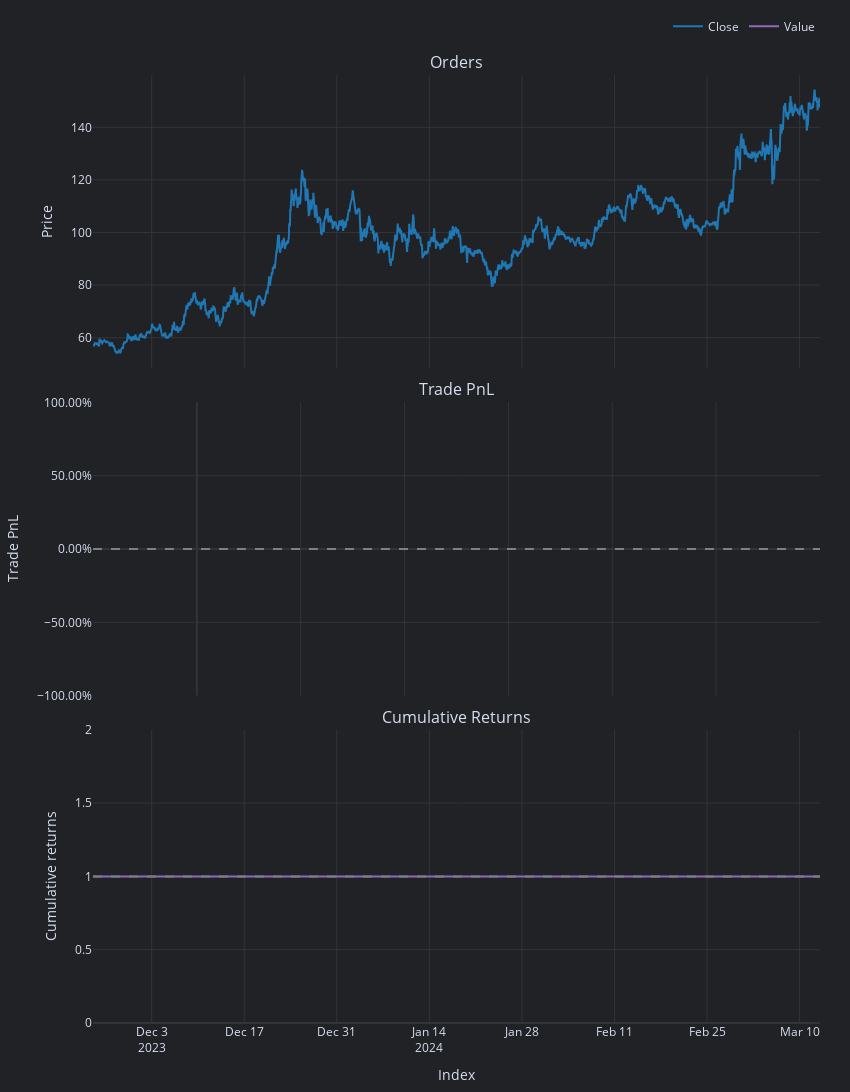

This figure's notebook cell:
### Code cell
pf.plot(settings=dict(bm_returns=False)).show()

### Figure 1 — Plotly figure (JSON) as saved in the notebook; plotly's stock layout.template omitted (floating-point values rounded to 4 significant figures; data arrays with more than 128 entries replaced by an {"elided": "..."} marker saying what was removed)
{"data": [{"legendgroup": "0", "line": {"color": "#1f77b4"}, "mode": "lines", "name": "Close", "showlegend": true, "type": "scatter", "uid": "97bb84de-c84d-4311-aa87-0839eae8ef7c", "x": {"elided": "2640 str values"}, "xaxis": "x", "y": {"elided": "2640 float values"}, "yaxis": "y"}, {"legendgroup": "1", "line": {"color": "#9467bd"}, "mode": "lines", "name": "Value", "showlegend": true, "type": "scatter", "uid": "de87a8d5-4ca6-4ac0-895c-81e80a4d27a6", "x": {"elided": "2640 str values"}, "xaxis": "x3", "y": {"elided": "2640 int values"}, "yaxis": "y3"}, {"hoverinfo": "skip", "line": {"color": "rgba(0, 0, 0, 0)", "width": 0}, "mode": "lines", "opacity": 0, "showlegend": false, "type": "scatter", "uid": "6831ed70-9cdd-401b-b641-89282414e6e8", "x": {"elided": "2640 str values"}, "xaxis": "x3", "y": {"elided": "2640 int values"}, "yaxis": "y3"}], "layout": {"annotations": [{"font": {"size": 16}, "showarrow": false, "text": "Orders", "x": 0.5, "xanchor": "center", "xref": "paper", "y": 1, "yanchor": "bottom", "yref": "paper"}, {"font": {"size": 16}, "showarrow": false, "text": "Trade PnL", "x": 0.5, "xanchor": "center", "xref": "paper", "y": 0.6547, "yanchor": "bottom", "yref": "paper"}, {"font": {"size": 16}, "showarrow": false, "text": "Cumulative Returns", "x": 0.5, "xanchor": "center", "xref": "paper", "y": 0.3093, "yanchor": "bottom", "yref": "paper"}], "height": 1110, "legend": {"orientation": "h", "traceorder": "normal", "x": 1, "xanchor": "right", "y": 1.036, "yanchor": "bottom"}, "margin": {"b": 30, "l": 30, "r": 30, "t": 30}, "shapes": [{"line": {"color": "gray", "dash": "dash"}, "type": "line", "x0": 0, "x1": 1, "xref": "paper", "y0": 0, "y1": 0, "yref": "y2"}, {"line": {"color": "gray", "dash": "dash"}, "type": "line", "x0": 0, "x1": 1, "xref": "paper", "y0": 1, "y1": 1, "yref": "y3"}], "showlegend": true, "width": 850, "xaxis": {"anchor": "y", "domain": [0, 1], "matches": "x3", "showticklabels": false}, "xaxis2": {"anchor": "y2", "domain": [0, 1], "matches": "x3", "showticklabels": false}, "xaxis3": {"anchor": "y3", "domain": [0, 1], "title": {"text": "Index"}}, "yaxis": {"anchor": "x", "domain": [0.6907, 1], "title": {"text": "Price"}}, "yaxis2": {"anchor": "x2", "domain": [0.3453, 0.6547], "tickformat": ".2%", "title": {"text": "Trade PnL"}}, "yaxis3": {"anchor": "x3", "domain": [0, 0.3093], "title": {"text": "Cumulative returns"}}}}
